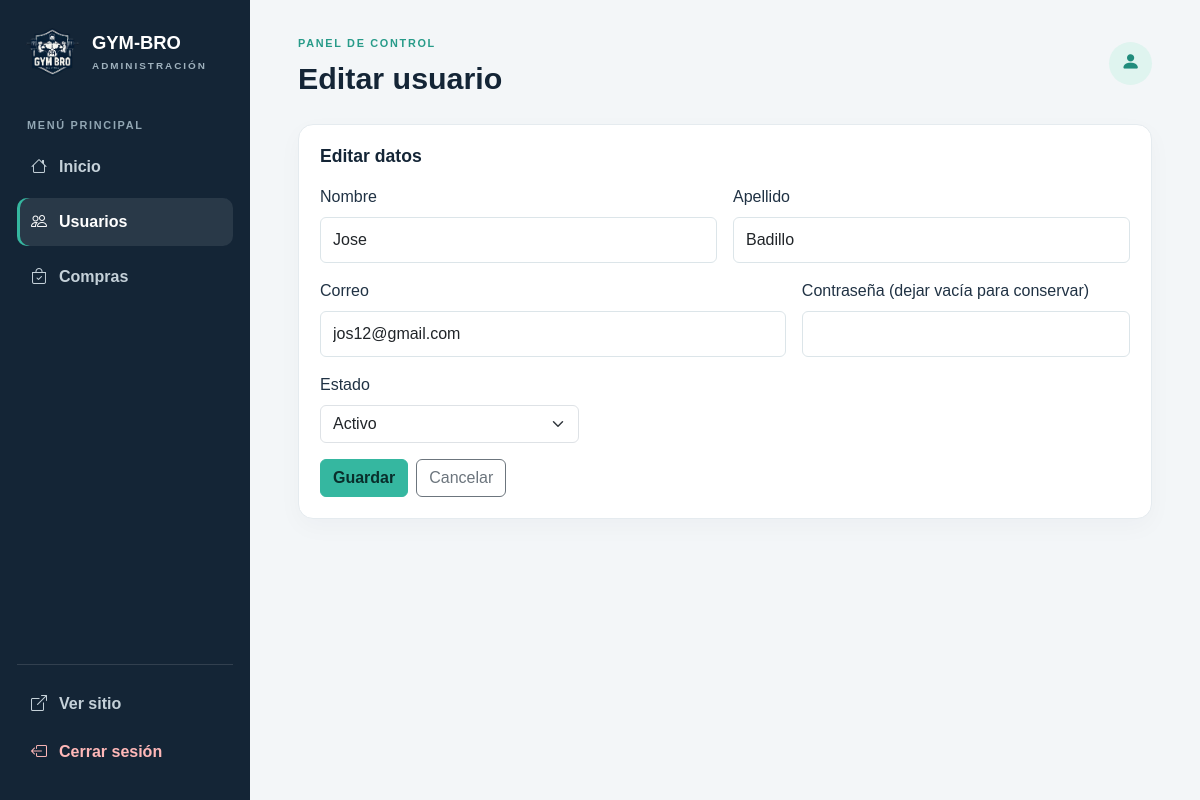
/admin/usuario_form.php?id=4 (signed in), run on the app's committed database.
### tables this page shows
CREATE TABLE `usuarios` (
  `id` int(10) UNSIGNED NOT NULL,
  `name` varchar(50) NOT NULL,
  `Lname` varchar(50) NOT NULL,
  `email` varchar(254) NOT NULL,
  `password` varchar(255) NOT NULL,
  `rol` tinyint(1) NOT NULL DEFAULT 0,
  `singdate` timestamp NOT NULL DEFAULT current_timestamp(),
  `activo` tinyint(1) NOT NULL DEFAULT 1
);

### admin/usuario_form.php (the view, shortened to what this page needs)
<?php
require_once __DIR__.'/_auth.php';
$id=(int)($_GET['id']??0);$u=['name'=>'','Lname'=>'','email'=>'','activo'=>1];$error='';
if($id){$st=$conn->prepare('SELECT id,name,Lname,email,activo FROM usuarios WHERE id=? AND rol=0');$st->bind_param('i',$id);$st->execute();$u=$st->get_result()->fetch_assoc();if(!$u){http_response_code(404);exit('Usuario no encontrado o protegido.');}}
require_once __DIR__.'/_header.php';adminHeader($id?'Editar usuario':'Nuevo usuario','usuarios');
?>
<section class="content-card"><h2 class="section-title"><?= $id?'Editar datos':'Registrar cuenta' ?></h2><?php if($error):?><div class="alert alert-danger"><?= htmlspecialchars($error) ?></div><?php endif;?>
<form method="post" class="row g-3"><div class="col-md-6"><label class="form-label">Nombre</label><input class="form-control" name="name" maxlength="50" required value="<?= htmlspecialchars($u['name']) ?>"></div><div class="col-md-6"><label class="form-label">Apellido</label><input class="form-control" name="lname" maxlength="50" required value="<?= htmlspecialchars($u['Lname']) ?>"></div><div class="col-md-7"><label class="form-label">Correo</label><input class="form-control" type="email" name="email" maxlength="254" required value="<?= htmlspecialchars($u['email']) ?>"></div><div class="col-md-5"><label class="form-label">Contraseña <?= $id?'(dejar vacía para conservar)':'' ?></label><input class="form-control" type="password" name="password" <?= $id?'':'required' ?> minlength="6"></div><div class="col-md-4"><label class="form-label">Estado</label><select class="form-select" name="activo"><option value="1" <?= $u['activo']?'selected':'' ?>>Activo</option><option value="0" <?= !$u['activo']?'selected':'' ?>>Inactivo</option></select></div><div class="col-12 d-flex gap-2"><button class="btn btn-accent">Guardar</button><a href="usuarios.php" class="btn btn-outline-secondary">Cancelar</a></div></form></section>

### admin/style.css (style rules this page uses)
:root { --navy:#142536;--navy2:#1d3549;--accent:#35b7a0;--bg:#f3f6f8;--ink:#203244;--muted:#7a8996;--line:#e5ebef }
* { box-sizing:border-box }
body { margin:0;background:var(--bg);font-family:Arial,sans-serif;color:var(--ink) }
.stat-card,.content-card { background:#fff;border:1px solid var(--line);border-radius:15px;padding:21px;box-shadow:0 8px 25px #14253608 }
.content-card { margin-top:22px }
.section-title { font-size:1.1rem;font-weight:800;color:var(--navy);margin:0 0 17px }
.btn-accent { background:var(--accent);border-color:var(--accent);color:#092e2b;font-weight:700 }
.form-control { border-color:#dce5e9;padding:10px 12px }

### data on the page
usuarios: name "Jose", lname "Badillo", email "jos12@gmail.com", activo "Activo"

### other printed values
$item[1] "Inicio"
$item[1] "Usuarios"
$item[1] "Compras"
$title "Editar usuario"
